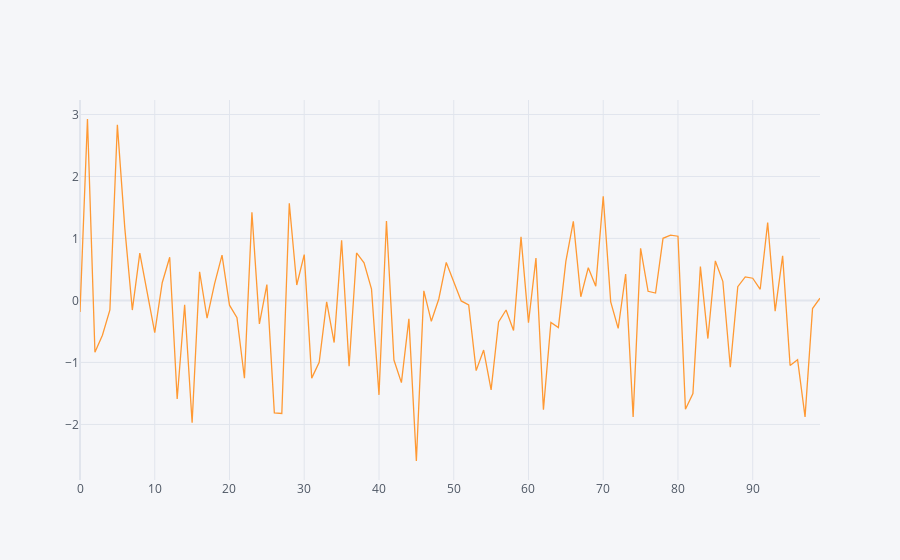

Notebook cell for this chart:
### Code cell
df["A"].iplot()

### Figure 1 — Plotly figure (JSON) as saved in the notebook; plotly's stock layout.template omitted (floating-point values rounded to 4 significant figures)
{"data": [{"line": {"color": "rgba(255, 153, 51, 1.0)", "dash": "solid", "shape": "linear", "width": 1.3}, "mode": "lines", "name": "A", "text": "", "type": "scatter", "x": [0, 1, 2, 3, 4, 5, 6, 7, 8, 9, 10, 11, 12, 13, 14, 15, 16, 17, 18, 19, 20, 21, 22, 23, 24, 25, 26, 27, 28, 29, 30, 31, 32, 33, 34, 35, 36, 37, 38, 39, 40, 41, 42, 43, 44, 45, 46, 47, 48, 49, 50, 51, 52, 53, 54, 55, 56, 57, 58, 59, 60, 61, 62, 63, 64, 65, 66, 67, 68, 69, 70, 71, 72, 73, 74, 75, 76, 77, 78, 79, 80, 81, 82, 83, 84, 85, 86, 87, 88, 89, 90, 91, 92, 93, 94, 95, 96, 97, 98, 99], "y": [-0.1858, 2.926, -0.8349, -0.5618, -0.152, 2.832, 1.158, -0.1554, 0.7627, 0.1453, -0.5178, 0.285, 0.6967, -1.589, -0.06991, -1.974, 0.4623, -0.2867, 0.2683, 0.7315, -0.07664, -0.2772, -1.255, 1.42, -0.3779, 0.2553, -1.813, -1.824, 1.567, 0.2492, 0.7393, -1.253, -0.9965, -0.02385, -0.6789, 0.9683, -1.061, 0.7655, 0.6078, 0.1826, -1.524, 1.281, -0.9618, -1.326, -0.2977, -2.59, 0.1553, -0.3367, 0.02367, 0.6131, 0.2921, -0.007886, -0.07299, -1.132, -0.8008, -1.443, -0.3476, -0.1541, -0.4843, 1.026, -0.3586, 0.6823, -1.761, -0.354, -0.4368, 0.6306, 1.276, 0.0598, 0.5281, 0.229, 1.678, -0.0222, -0.451, 0.4261, -1.878, 0.8407, 0.1469, 0.1195, 1.002, 1.052, 1.036, -1.756, -1.501, 0.545, -0.615, 0.6374, 0.309, -1.078, 0.222, 0.3784, 0.3581, 0.1799, 1.256, -0.172, 0.7182, -1.049, -0.9569, -1.879, -0.1318, 0.0354]}], "layout": {"legend": {"bgcolor": "#F5F6F9", "font": {"color": "#4D5663"}}, "paper_bgcolor": "#F5F6F9", "plot_bgcolor": "#F5F6F9", "title": {"font": {"color": "#4D5663"}}, "xaxis": {"gridcolor": "#E1E5ED", "showgrid": true, "tickfont": {"color": "#4D5663"}, "title": {"font": {"color": "#4D5663"}, "text": ""}, "zerolinecolor": "#E1E5ED"}, "yaxis": {"gridcolor": "#E1E5ED", "showgrid": true, "tickfont": {"color": "#4D5663"}, "title": {"font": {"color": "#4D5663"}, "text": ""}, "zerolinecolor": "#E1E5ED"}}}
